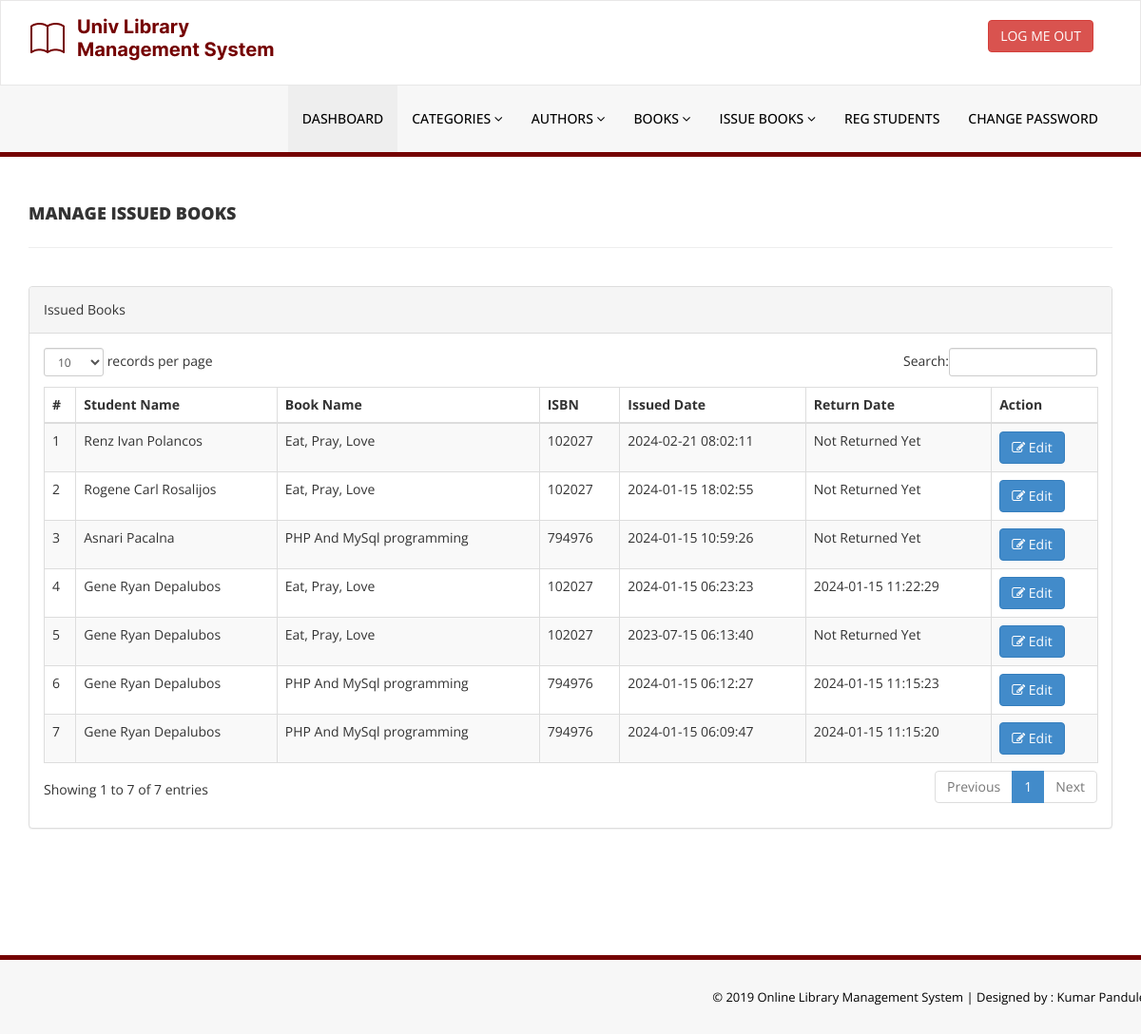
/library/admin/manage-issued-books.php (signed in), run on an earlier commit of the app's database.
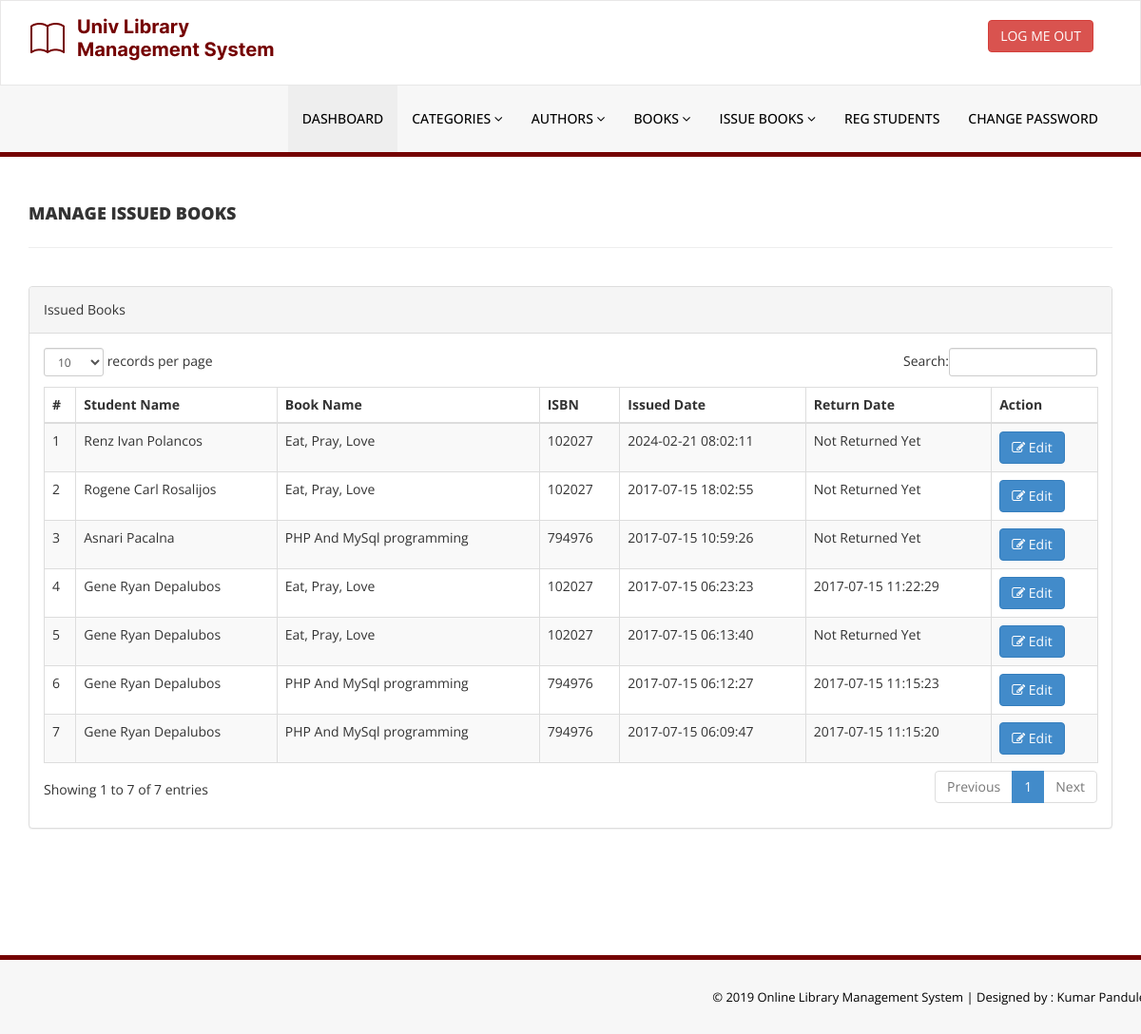
And on a later commit of the database.
### tables this page shows
CREATE TABLE `tblissuedbookdetails` (
  `id` int(11) NOT NULL,
  `BookId` int(11) DEFAULT NULL,
  `StudentID` varchar(150) DEFAULT NULL,
  `IssuesDate` timestamp NULL DEFAULT current_timestamp(),
  `ReturnDate` timestamp NULL DEFAULT NULL ON UPDATE current_timestamp(),
  `RetrunStatus` int(1) DEFAULT NULL,
  `fine` int(11) DEFAULT NULL
);

CREATE TABLE `tblstudents` (
  `id` int(11) NOT NULL,
  `StudentId` varchar(100) DEFAULT NULL,
  `FullName` varchar(120) DEFAULT NULL,
  `EmailId` varchar(120) DEFAULT NULL,
  `MobileNumber` char(11) DEFAULT NULL,
  `Password` varchar(120) DEFAULT NULL,
  `Status` int(1) DEFAULT NULL,
  `RegDate` timestamp NULL DEFAULT current_timestamp(),
  `UpdationDate` timestamp NULL DEFAULT NULL ON UPDATE current_timestamp()
);

CREATE TABLE `tblbooks` (
  `id` int(11) NOT NULL,
  `BookName` varchar(255) DEFAULT NULL,
  `CatId` int(11) DEFAULT NULL,
  `AuthorId` int(11) DEFAULT NULL,
  `ISBNNumber` int(11) DEFAULT NULL,
  `BookPrice` int(11) DEFAULT NULL,
  `RegDate` timestamp NULL DEFAULT current_timestamp(),
  `UpdationDate` timestamp NULL DEFAULT NULL ON UPDATE current_timestamp()
);

### library/admin/manage-issued-books.php (the view, shortened to what this page needs)
<?php
include('includes/config.php');
if (strlen($_SESSION['alogin']) == 0) {
    header('location:index.php');
} else {
?>
    <!DOCTYPE html>
    <html xmlns="http://www.w3.org/1999/xhtml">
    <head>
        <link href="assets/css/bootstrap.css" rel="stylesheet" />
        <link href="assets/css/font-awesome.css" rel="stylesheet" />
        <link href="assets/js/dataTables/dataTables.bootstrap.css" rel="stylesheet" />
        <link href="assets/css/style.css" rel="stylesheet" />
    </head>
    <body>
        <?php include('includes/header.php'); ?>
        <div class="content-wrapper">
            <div class="container">
                <div class="row pad-botm">
                    <div class="col-md-12">
                        <h4 class="header-line">Manage Issued Books</h4>
                    </div>
                    <div class="row">
                    </div>
                </div>
                <div class="row">
                    <div class="col-md-12">
                        <div class="panel panel-default">
                            <div class="panel-heading">
                                Issued Books
                            </div>
                            <div class="panel-body">
                                <div class="table-responsive">
                                    <table class="table table-striped table-bordered table-hover" id="dataTables-example">
                                        <thead>
                                            <tr>
                                                <th>#</th>
                                                <th>Student Name</th>
                                                <th>Book Name</th>
                                                <th>ISBN </th>
                                                <th>Issued Date</th>
                                                <th>Return Date</th>
                                                <th>Action</th>
                                            </tr>
                                        </thead>
                                        <tbody>
                                            <?php $sql = "SELECT tblstudents.FullName,tblbooks.BookName,tblbooks.ISBNNumber,tblissuedbookdetails.IssuesDate,tblissuedbookdetails.ReturnDate,tblissuedbookdetails.id as rid from  tblissuedbookdetails join tblstudents on tblstudents.StudentId=tblissuedbookdetails.StudentId join tblbooks on tblbooks.id=tblissuedbookdetails.BookId order by tblissuedbookdetails.id desc";
                                            $query = $dbh->prepare($sql);
                                            $query->execute();
                                            $results = $query->fetchAll(PDO::FETCH_OBJ);
                                            $cnt = 1;
                                            if ($query->rowCount() > 0) {
                                                foreach ($results as $result) {               ?>
                                                    <tr class="odd gradeX">
                                                        <td class="center"><?php echo htmlentities($cnt); ?></td>
                                                        <td class="center"><?php echo htmlentities($result->FullName); ?></td>
                                                        <td class="center"><?php echo htmlentities($result->BookName); ?></td>
                                                        <td class="center"><?php echo htmlentities($result->ISBNNumber); ?></td>
                                                        <td class="center"><?php echo htmlentities($result->IssuesDate); ?></td>
                                                        <td class="center"><?php if ($result->ReturnDate == "") {
                                                                                echo htmlentities("Not Returned Yet");
                                                                            } else {
                                                                                echo htmlentities($result->ReturnDate);
                                                                            }
                                                                            ?></td>
                                                        <td class="center">
                                                            <a href="update-issue-bookdeails.php?rid=<?php echo htmlentities($result->rid); ?>"><button class="btn btn-primary"><i class="fa fa-edit "></i> Edit</button>
                                                        </td>
                                                    </tr>
                                            <?php $cnt = $cnt + 1;
                                                }
                                            } ?>
                                        </tbody>
                                    </table>
                                </div>
                            </div>
                        </div>
                    </div>
                </div>
            </div>
        </div>
        <?php include('includes/footer.php'); ?>
    </body>
    </html>
<?php } ?>

### library/admin/includes/header.php (shortened to what this page needs)
<div class="navbar navbar-inverse set-radius-zero" >
        <div class="container">
            <div class="navbar-header">
                <a class="navbar-brand">
                    <img src="assets/img/logo.png" />
                </a>
            </div>
            <div class="right-div">
                <a href="logout.php" class="btn btn-danger pull-right">LOG ME OUT</a>
            </div>
        </div>
    </div>
    <section class="menu-section">
        <div class="container">
            <div class="row ">
                <div class="col-md-12">
                    <div class="navbar-collapse collapse ">
                        <ul id="menu-top" class="nav navbar-nav navbar-right">
                            <li><a href="dashboard.php" class="menu-top-active">DASHBOARD</a></li>
                            <li>
                                <a href="#" class="dropdown-toggle" id="ddlmenuItem" data-toggle="dropdown"> Categories <i class="fa fa-angle-down"></i></a>
                            </li>
                            <li>
                                <a href="#" class="dropdown-toggle" id="ddlmenuItem" data-toggle="dropdown"> Authors <i class="fa fa-angle-down"></i></a>
                            </li>
 <li>
                                <a href="#" class="dropdown-toggle" id="ddlmenuItem" data-toggle="dropdown"> Books <i class="fa fa-angle-down"></i></a>
                            </li>
                           <li>
                                <a href="#" class="dropdown-toggle" id="ddlmenuItem" data-toggle="dropdown"> Issue Books <i class="fa fa-angle-down"></i></a>
                            </li>
                             <li><a href="reg-students.php">Reg Students</a></li>
  <li><a href="change-password.php">Change Password</a></li>
                        </ul>
                    </div>
                </div>
            </div>
        </div>
    </section>

### library/includes/footer.php
<section class="footer-section">
     <div class="container">
         <div class="row">
             <div class="col-md-12">
                &copy; 2019 Online Library Management System |<a href="https://github.com/kumarpandule2000" target="_blank"  > Designed by : Kumar Pandule</a>
             </div>
         </div>
     </div>
 </section>

### library/admin/assets/css/style.css (style rules this page uses)
body { font-family: 'Open Sans', sans-serif; line-height:28px; }
.set-radius-zero { border-radius:0px; -moz-border-radius:0px; -webkit-border-radius:0px; }
.content-wrapper { margin-top: 40px; min-height:800px; padding-bottom:90px; }
.header-line { font-weight:900; padding-bottom:25px; border-bottom:1px solid #eeeeee; text-transform:uppercase; }
.pad-botm { padding-bottom:30px; }
.right-div { float: right; padding: 20px; }
#menu-top a { color:#000; text-decoration:none; font-weight:500; padding: 25px 15px 25px 15px; text-transform:uppercase; }
.menu-section { background-color: #f7f7f7; border-bottom:5px solid var(--red); width:100% }
.menu-top-active { background-color:#eeeeee; }
.navbar-inverse { background-color: #FFF; border-color: rgba(155, 153, 153, 0.23); }
.navbar { min-height: 90px; margin-bottom: 0px; }
.footer-section { padding:25px 50px 25px 50px; color:#000; font-size:13px; background-color: #f7f7f7; text-align:right; border-top:5px solid var(--red); }
.footer-section a, .footer-section a:hover { color:#000; }

What changed in the data, as far as the page shows it:
changed tblissuedbookdetails "Rogene Carl Rosalijos": IssuesDate "2024-01-15 18:02:55" → "2017-07-15 18:02:55"
changed tblissuedbookdetails "Asnari Pacalna": IssuesDate "2024-01-15 10:59:26" → "2017-07-15 10:59:26"
changed tblissuedbookdetails (number 4 of 7 on the later page): IssuesDate "2024-01-15 06:23:23" → "2017-07-15 06:23:23"; ReturnDate "2024-01-15 11:22:29" → "2017-07-15 11:22:29"
changed tblissuedbookdetails (number 5 of 7 on the later page): IssuesDate "2023-07-15 06:13:40" → "2017-07-15 06:13:40"
changed tblissuedbookdetails (number 6 of 7 on the later page): IssuesDate "2024-01-15 06:12:27" → "2017-07-15 06:12:27"; ReturnDate "2024-01-15 11:15:23" → "2017-07-15 11:15:23"
changed tblissuedbookdetails (number 7 of 7 on the later page): IssuesDate "2024-01-15 06:09:47" → "2017-07-15 06:09:47"; ReturnDate "2024-01-15 11:15:20" → "2017-07-15 11:15:20"
